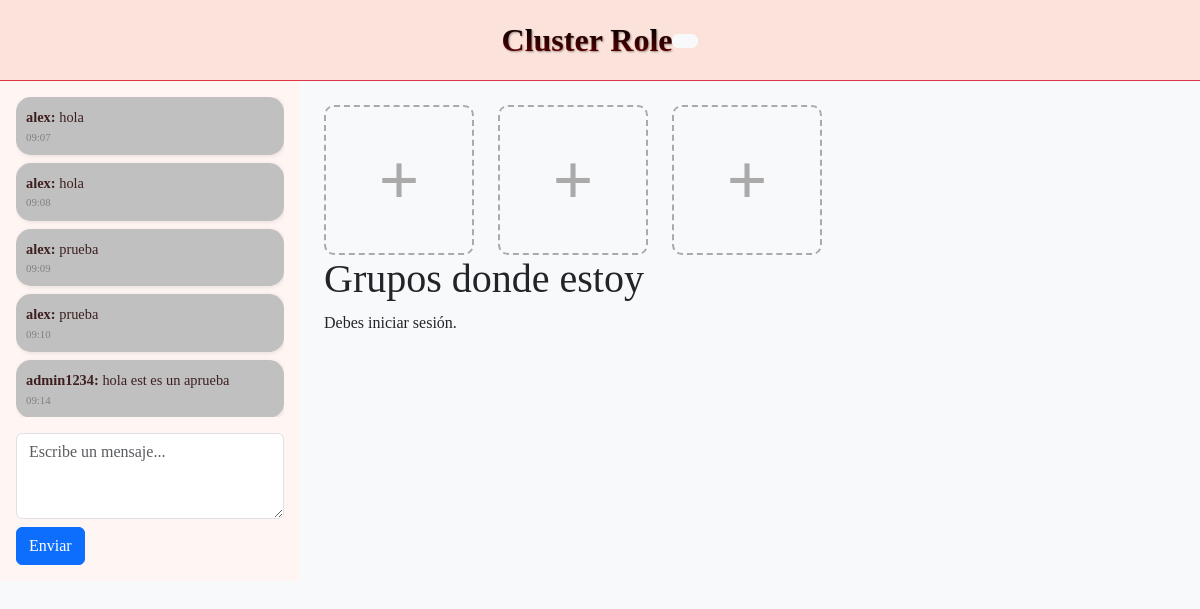
The app's page /plana_usuari/grupos.php, older data.
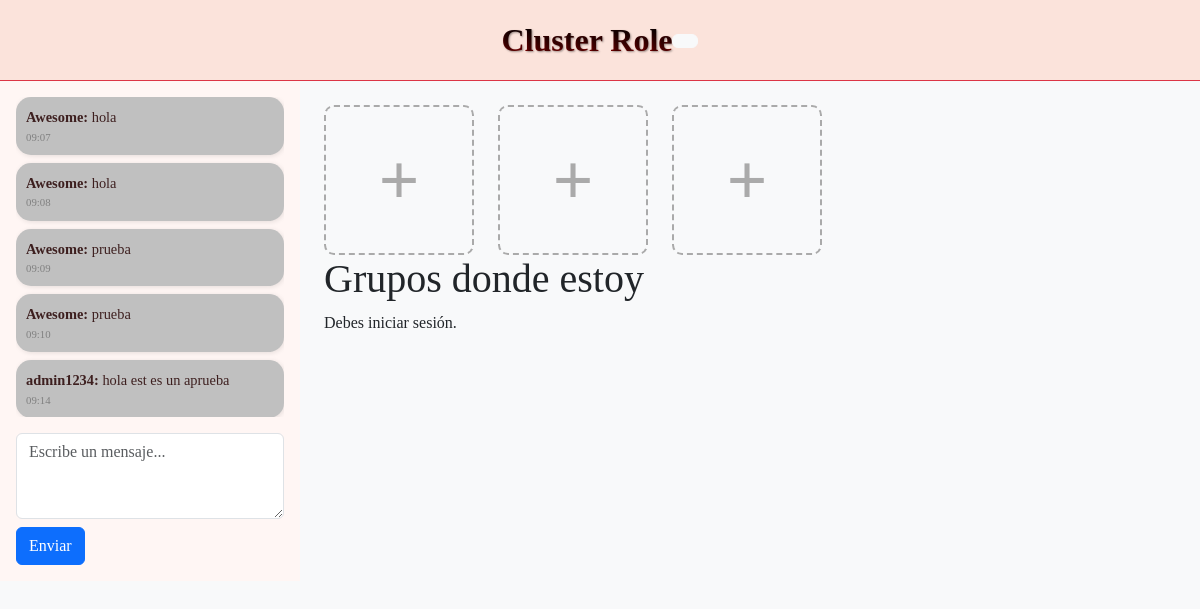
The same page, newer data.
### tables this page shows
CREATE TABLE IF NOT EXISTS `chat` (
  `id_chat` int NOT NULL AUTO_INCREMENT,
  `id_user` int DEFAULT NULL,
  `text` varchar(100) DEFAULT NULL,
  `date` datetime DEFAULT CURRENT_TIMESTAMP,
  PRIMARY KEY (`id_chat`),
  KEY `id_user` (`id_user`)
);

CREATE TABLE IF NOT EXISTS `usuarios` (
  `id_user` int NOT NULL AUTO_INCREMENT,
  `user_name` varchar(20) DEFAULT NULL,
  `contraseña` varchar(100) DEFAULT NULL,
  `email` varchar(20) DEFAULT NULL,
  `creation_date` datetime DEFAULT CURRENT_TIMESTAMP,
  `estado` varchar(200) NOT NULL,
  `positivo` int DEFAULT '0',
  `negativo` int DEFAULT '0',
  `profile_photo` blob,
  `premium` tinyint(1) DEFAULT NULL,
  `baneo` tinyint(1) DEFAULT NULL,
  `administrador` tinyint(1) DEFAULT NULL,
  PRIMARY KEY (`id_user`)
);

### plana_usuari/obtener_mensajes.php (the view, shortened to what this page needs)
<?php
include 'conexion.php';
$consulta = "
  SELECT chat.text, chat.date, usuarios.user_name
  FROM chat
  JOIN chat_usuarios ON chat.id_chat = chat_usuarios.id_chat
  JOIN usuarios ON chat_usuarios.id_usuarios = usuarios.id_user
";
$resultado = $conn->query($consulta);
if ($resultado && $resultado->num_rows > 0) {
  while ($row = $resultado->fetch_assoc()) {
    echo '<div class="chat-bubble mb-2" style=" background-color: #c0c0c0;">';
    echo '<strong style="background-color: #c0c0c0;">' . htmlspecialchars($row['user_name']) . ':</strong> ';
    echo htmlspecialchars($row['text']);
    echo '<div style="font-size: 0.75em; color: gray; background-color: #c0c0c0;">' . date('H:i', strtotime($row['date'])) . '</div>';
    echo '</div>';
  }
} else {
  echo '<div class="alerta mb-2">No hay mensajes aún.</div>';
}
?>

Row changes from the older to the newer data that the page shows:
changed through a linked row, chat (number 1 of 5 on the later page): id_user.user_name "alex" → "Awesome"
changed through a linked row, chat (number 2 of 5 on the later page): id_user.user_name "alex" → "Awesome"
changed through a linked row, chat (number 3 of 5 on the later page): id_user.user_name "alex" → "Awesome"
changed through a linked row, chat (number 4 of 5 on the later page): id_user.user_name "alex" → "Awesome"
